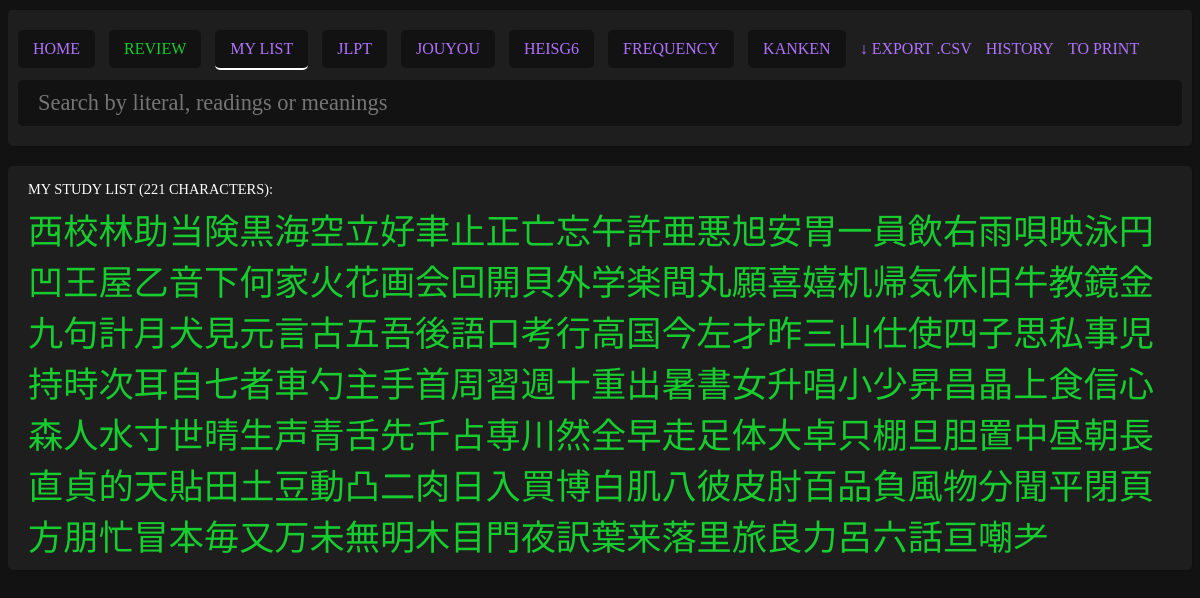
The page /pages/list.php?list=my_list on the database as committed earlier.
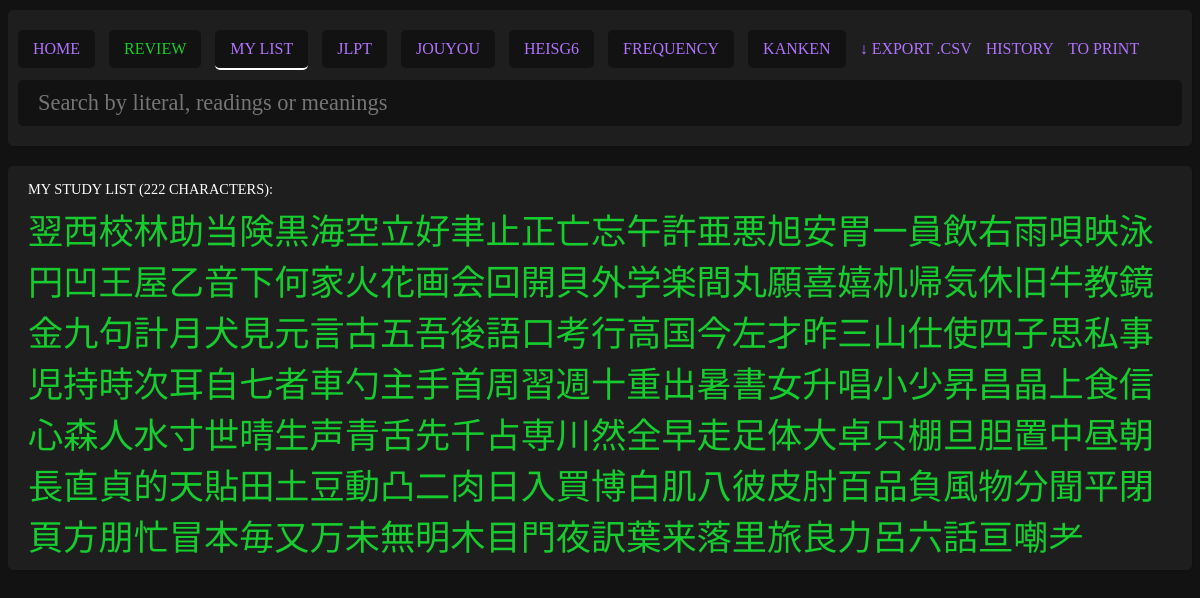
The same page on the database as committed later.
### tables this page shows
CREATE TABLE "kanjis" (
	"literal"	TEXT NOT NULL UNIQUE,
	"meanings"	TEXT NOT NULL,
	"onReadings"	TEXT,
	"kunReadings"	TEXT,
	"strokes"	INTEGER,
	"jlpt"	INTEGER,
	"frequency"	INTEGER,
	"grade"	INTEGER,
	"heisg6"	INTEGER,
	"components"	TEXT,
	"other_forms"	TEXT, "kanken" INTEGER NULL, "story" TEXT NULL, "added" INTEGER NULL, "score" INTEGER NULL, "added_at" datetime,
	PRIMARY KEY("literal")
);

### pages/list.php (the view, shortened to what this page needs)
<?php require '../parts/header.php'; ?>
<?php if (!isset($_GET['list'])) : ?>
    <div class="list">
        No list selected.
    </div>
<?php else : ?>
    <?php
    $myPDO = new PDO('sqlite:../data/kanjis.db');
    function loop_entries($entries)
    {
        $text = '';
        foreach ($entries as $entry) {
            $text .= '<a href="kanji.php?literal=' . $entry['literal'] . '"';
            if ($entry['added'] == 1) {
                $text .= ' class="added"' . ' title="Added: ' . $entry['added_at'] . ' • Score: ' . $entry['score'] . '"';
            }
            $text .= '>' . $entry['literal'] . '</a>';
        }
        return $text;
    }
    ?>
    <div class="list">
        <?php if ($_GET['list'] == 'jlpt') : ?>
            <?php
            echo text_jlpt($myPDO, 5);
            echo text_jlpt($myPDO, 4);
            echo text_jlpt($myPDO, 3);
            echo text_jlpt($myPDO, 2);
            echo text_jlpt($myPDO, 1);
            ?>
        <?php elseif ($_GET['list'] == 'my_list') : ?>
            <?php
            $sql = "SELECT literal, added, added_at, score FROM kanjis WHERE added = 1 ORDER BY added_at DESC";
            $stmt = $myPDO->query($sql);
            $entries = $stmt->fetchAll();
            ?>
            <div class="title">MY STUDY LIST (<?php echo count($entries); ?> characters):</div>
            <?php if (count($entries) == 0) : ?>
                <p>You haven't added any kanjis yet! To do so click on the "<strong>Add</strong>" button on the top right of the page when viewing a kanji.</p>
            <?php else : ?>
                <?php echo loop_entries($entries); ?>
            <?php endif; ?>
        <?php else : ?>
            No such list.
        <?php endif;
        ?>
    </div>
<?php endif;
?>
<?php require '../parts/footer.php'; ?>

Rows that differ between the two databases and show on the page:
now on this page (row edited): kanjis: literal "翌"
Other text that changed with them:
count($entries): "221" → "222"
